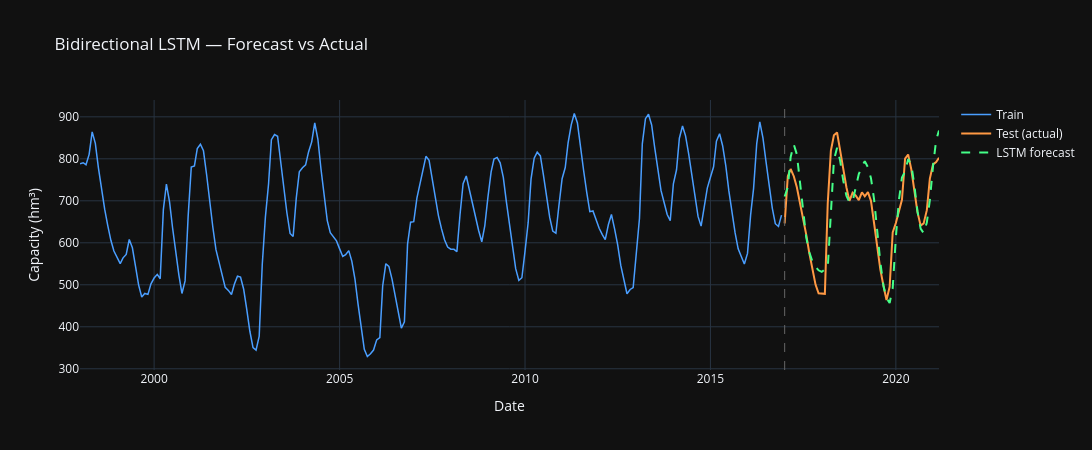

Notebook code cell kept with this figure:
### Code cell
# Predict on test set
y_pred_scaled = model_lstm(X_test, training=False).numpy()
y_pred_lstm   = scaler_target.inverse_transform(y_pred_scaled).flatten()
y_true_lstm   = scaler_target.inverse_transform(y_test.reshape(-1, 1)).flatten()

metrics_lstm = compute_metrics(y_true_lstm, y_pred_lstm, "LSTM")
results["LSTM"] = {
    **metrics_lstm,
    "_pred":  y_pred_lstm,
    "_true":  y_true_lstm,
    "_dates": test_dates,
}

# Plot
fig = go.Figure()
fig.add_trace(go.Scatter(
    x=train.index, y=train.values,
    mode="lines", name="Train",
    line=dict(color="#4a9eff", width=1.5),
))
fig.add_trace(go.Scatter(
    x=test_dates, y=y_true_lstm,
    mode="lines", name="Test (actual)",
    line=dict(color="#ff9944", width=2),
))
fig.add_trace(go.Scatter(
    x=test_dates, y=y_pred_lstm,
    mode="lines", name="LSTM forecast",
    line=dict(color="#44ff88", width=2, dash="dash"),
))
fig.add_vline(
    x=pd.Timestamp(TEST_START).timestamp() * 1000,
    line=dict(color="#666", dash="dash", width=1),
)
fig.update_layout(
    title="Bidirectional LSTM — Forecast vs Actual",
    xaxis_title="Date", yaxis_title="Capacity (hm³)",
    template="plotly_dark", height=450, hovermode="x unified",
    width=1200,
)
fig.show()
